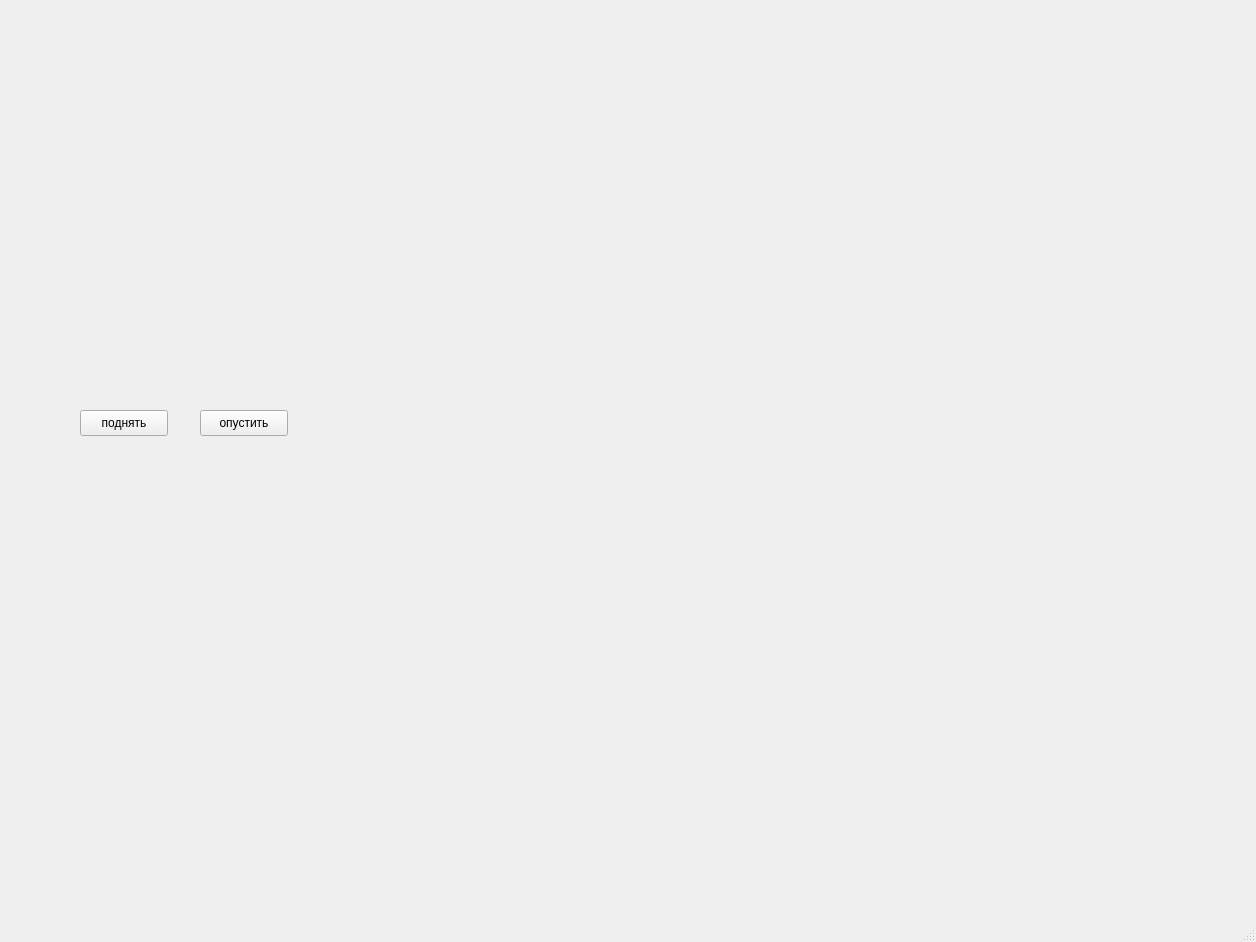
<?xml version="1.0" encoding="UTF-8"?>
<ui version="4.0">
 <class>MainWindow</class>
 <widget class="QMainWindow" name="MainWindow">
  <property name="geometry">
   <rect>
    <x>0</x>
    <y>0</y>
    <width>1256</width>
    <height>942</height>
   </rect>
  </property>
  <property name="windowTitle">
   <string>MainWindow</string>
  </property>
  <widget class="QWidget" name="centralwidget">
   <widget class="QPushButton" name="button1">
    <property name="geometry">
     <rect>
      <x>80</x>
      <y>410</y>
      <width>88</width>
      <height>26</height>
     </rect>
    </property>
    <property name="text">
     <string>поднять</string>
    </property>
   </widget>
   <widget class="QPushButton" name="button2">
    <property name="geometry">
     <rect>
      <x>200</x>
      <y>410</y>
      <width>88</width>
      <height>26</height>
     </rect>
    </property>
    <property name="text">
     <string>опустить</string>
    </property>
   </widget>
  </widget>
  <widget class="QMenuBar" name="menubar">
   <property name="geometry">
    <rect>
     <x>0</x>
     <y>0</y>
     <width>1256</width>
     <height>23</height>
    </rect>
   </property>
  </widget>
  <widget class="QStatusBar" name="statusbar"/>
 </widget>
 <resources/>
 <connections/>
</ui>
